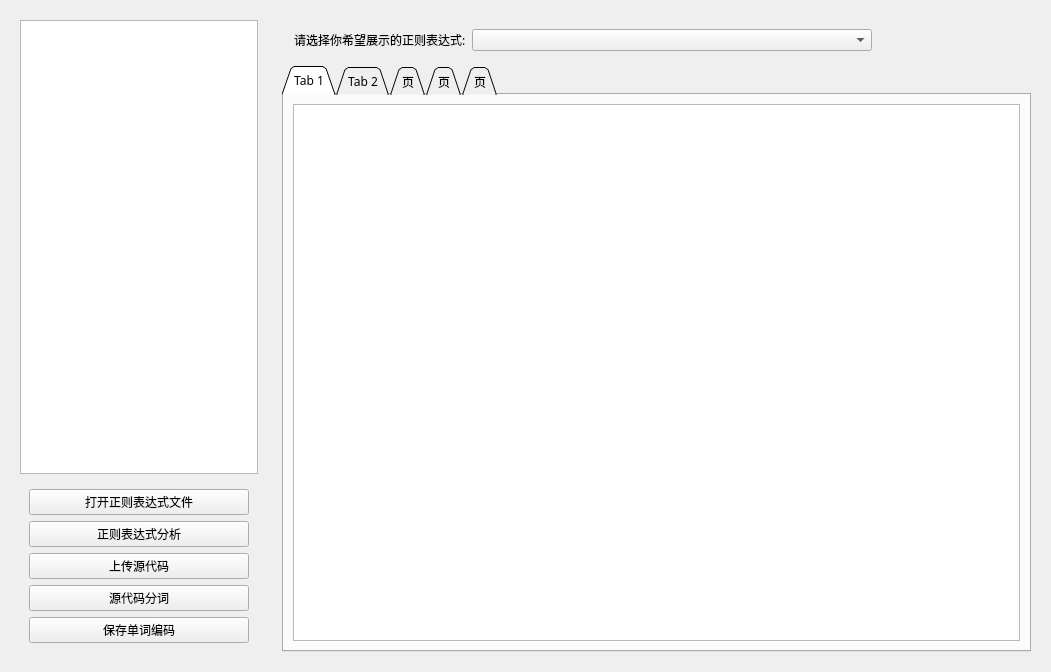
<?xml version="1.0" encoding="UTF-8"?>
<ui version="4.0">
 <class>TaskOneWidget</class>
 <widget class="QWidget" name="TaskOneWidget">
  <property name="geometry">
   <rect>
    <x>0</x>
    <y>0</y>
    <width>1051</width>
    <height>672</height>
   </rect>
  </property>
  <property name="windowTitle">
   <string>Form</string>
  </property>
  <layout class="QHBoxLayout" name="horizontalLayout_2" stretch="1,3">
   <item>
    <widget class="QWidget" name="leftWidget" native="true">
     <property name="font">
      <font>
       <family>黑体</family>
      </font>
     </property>
     <layout class="QVBoxLayout" name="verticalLayout_3" stretch="3,1">
      <item>
       <widget class="QTextEdit" name="textEdit"/>
      </item>
      <item>
       <widget class="QWidget" name="buttonWidget" native="true">
        <layout class="QVBoxLayout" name="verticalLayout">
         <item>
          <widget class="QPushButton" name="openButton">
           <property name="font">
            <font>
             <family>黑体</family>
            </font>
           </property>
           <property name="contextMenuPolicy">
            <enum>Qt::NoContextMenu</enum>
           </property>
           <property name="text">
            <string>打开正则表达式文件</string>
           </property>
          </widget>
         </item>
         <item>
          <widget class="QPushButton" name="ReButton">
           <property name="font">
            <font>
             <family>黑体</family>
             <underline>false</underline>
            </font>
           </property>
           <property name="text">
            <string>正则表达式分析</string>
           </property>
          </widget>
         </item>
         <item>
          <widget class="QPushButton" name="uploadCodeButton">
           <property name="font">
            <font>
             <family>黑体</family>
            </font>
           </property>
           <property name="text">
            <string>上传源代码</string>
           </property>
          </widget>
         </item>
         <item>
          <widget class="QPushButton" name="lexButton">
           <property name="font">
            <font>
             <family>黑体</family>
            </font>
           </property>
           <property name="text">
            <string>源代码分词</string>
           </property>
          </widget>
         </item>
         <item>
          <widget class="QPushButton" name="saveLexButton">
           <property name="font">
            <font>
             <family>黑体</family>
            </font>
           </property>
           <property name="text">
            <string>保存单词编码</string>
           </property>
          </widget>
         </item>
        </layout>
       </widget>
      </item>
     </layout>
    </widget>
   </item>
   <item>
    <widget class="QWidget" name="rightWidget" native="true">
     <layout class="QVBoxLayout" name="verticalLayout_4" stretch="1,15">
      <item>
       <widget class="QWidget" name="selectWidget" native="true">
        <layout class="QHBoxLayout" name="horizontalLayout">
         <item>
          <widget class="QLabel" name="label">
           <property name="font">
            <font>
             <family>黑体</family>
            </font>
           </property>
           <property name="text">
            <string> 请选择你希望展示的正则表达式:</string>
           </property>
          </widget>
         </item>
         <item>
          <widget class="QComboBox" name="comboBox">
           <property name="minimumSize">
            <size>
             <width>400</width>
             <height>0</height>
            </size>
           </property>
          </widget>
         </item>
         <item>
          <spacer name="horizontalSpacer_2">
           <property name="orientation">
            <enum>Qt::Horizontal</enum>
           </property>
           <property name="sizeType">
            <enum>QSizePolicy::Expanding</enum>
           </property>
           <property name="sizeHint" stdset="0">
            <size>
             <width>300</width>
             <height>20</height>
            </size>
           </property>
          </spacer>
         </item>
        </layout>
       </widget>
      </item>
      <item>
       <widget class="QTabWidget" name="tabWidget">
        <property name="font">
         <font>
          <family>黑体</family>
         </font>
        </property>
        <property name="tabShape">
         <enum>QTabWidget::Triangular</enum>
        </property>
        <property name="currentIndex">
         <number>0</number>
        </property>
        <widget class="QWidget" name="nfaTab">
         <attribute name="title">
          <string>Tab 1</string>
         </attribute>
         <layout class="QHBoxLayout" name="horizontalLayout_3">
          <item>
           <widget class="QTableWidget" name="nfaTableWidget"/>
          </item>
         </layout>
        </widget>
        <widget class="QWidget" name="dfaTab">
         <attribute name="title">
          <string>Tab 2</string>
         </attribute>
        </widget>
        <widget class="QWidget" name="miniDfaTab">
         <attribute name="title">
          <string>页</string>
         </attribute>
        </widget>
        <widget class="QWidget" name="codeTab">
         <attribute name="title">
          <string>页</string>
         </attribute>
        </widget>
        <widget class="QWidget" name="lexTab">
         <attribute name="title">
          <string>页</string>
         </attribute>
        </widget>
       </widget>
      </item>
     </layout>
    </widget>
   </item>
  </layout>
 </widget>
 <resources/>
 <connections/>
</ui>
